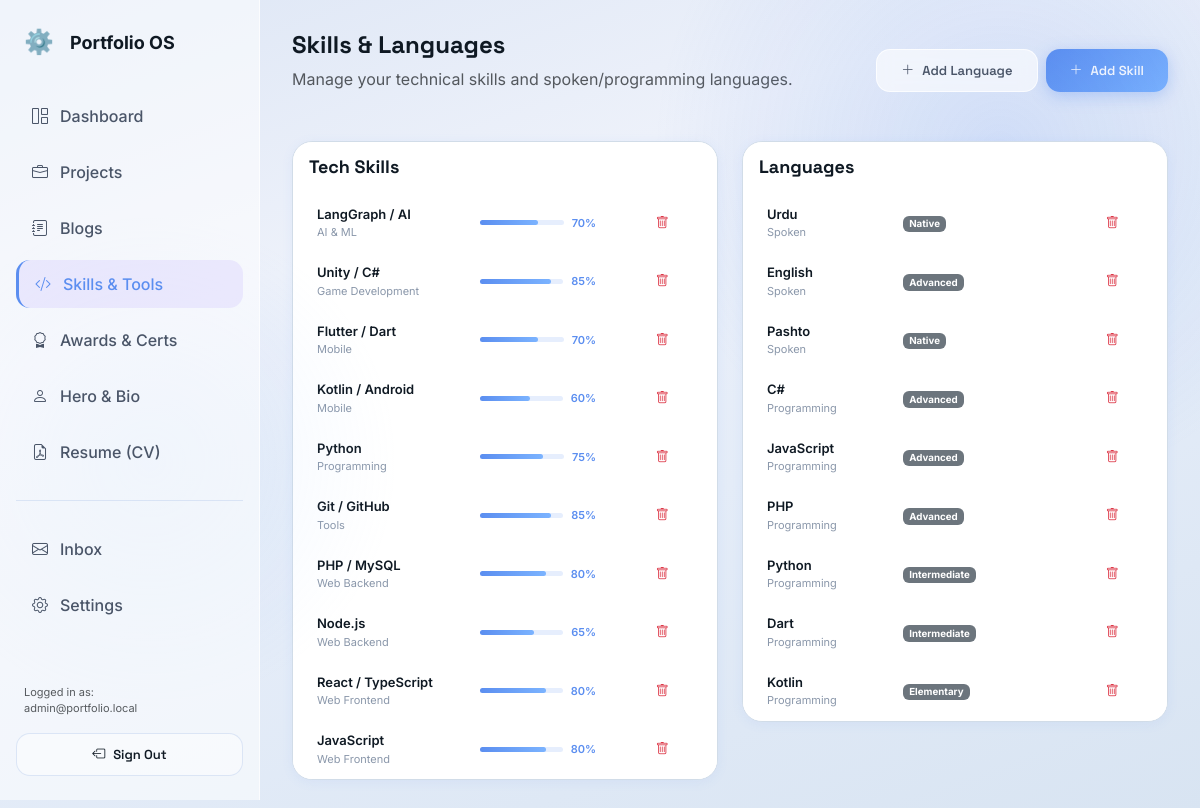
Screenshot of /admin/skills/index.php (signed in) with the database file from the repository.
### tables this page shows
CREATE TABLE IF NOT EXISTS users (
    id               INT UNSIGNED AUTO_INCREMENT PRIMARY KEY,
    email            VARCHAR(255) NOT NULL UNIQUE,
    password_hash    VARCHAR(255) NOT NULL,
    role             ENUM('owner','editor') NOT NULL DEFAULT 'owner',
    totp_secret      VARCHAR(64)  NULL,
    totp_enabled     TINYINT(1)   NOT NULL DEFAULT 0,
    failed_attempts  INT UNSIGNED NOT NULL DEFAULT 0,
    locked_until     DATETIME     NULL,
    last_login       DATETIME     NULL,
    created_at       DATETIME     NOT NULL DEFAULT CURRENT_TIMESTAMP,
    updated_at       DATETIME     NOT NULL DEFAULT CURRENT_TIMESTAMP ON UPDATE CURRENT_TIMESTAMP,
    INDEX idx_email (email)
);

CREATE TABLE IF NOT EXISTS skills (
    id           INT UNSIGNED AUTO_INCREMENT PRIMARY KEY,
    name         VARCHAR(100) NOT NULL,
    category     VARCHAR(100) NOT NULL DEFAULT 'General',
    proficiency  TINYINT UNSIGNED NOT NULL DEFAULT 50 COMMENT '0-100',
    icon         VARCHAR(255) NULL COMMENT 'DevIcon class or emoji',
    sort_order   INT UNSIGNED NOT NULL DEFAULT 0,
    created_at   DATETIME     NOT NULL DEFAULT CURRENT_TIMESTAMP,
    updated_at   DATETIME     NOT NULL DEFAULT CURRENT_TIMESTAMP ON UPDATE CURRENT_TIMESTAMP,
    INDEX idx_category (category)
);

CREATE TABLE IF NOT EXISTS languages (
    id                INT UNSIGNED AUTO_INCREMENT PRIMARY KEY,
    name              VARCHAR(100)  NOT NULL,
    lang_type         ENUM('spoken','programming') NOT NULL DEFAULT 'spoken',
    proficiency_level ENUM('Beginner','Elementary','Intermediate','Upper-Intermediate','Advanced','Proficient','Native') NOT NULL DEFAULT 'Intermediate',
    sort_order        INT UNSIGNED NOT NULL DEFAULT 0,
    created_at        DATETIME     NOT NULL DEFAULT CURRENT_TIMESTAMP,
    updated_at        DATETIME     NOT NULL DEFAULT CURRENT_TIMESTAMP ON UPDATE CURRENT_TIMESTAMP
);

### includes/db.php (called while the page is built, shortened)
<?php
class Database
{
    private static ?PDO $instance = null;
    public static function getInstance(): ?PDO
    {
        if (self::$instance === null) {
            $dsn = sprintf(
                'mysql:host=%s;port=%s;dbname=%s;charset=utf8mb4',
                DB_HOST, DB_PORT, DB_NAME
            );
            $options = [
                PDO::ATTR_ERRMODE            => PDO::ERRMODE_EXCEPTION,
                PDO::ATTR_DEFAULT_FETCH_MODE => PDO::FETCH_ASSOC,
                PDO::ATTR_EMULATE_PREPARES   => false,
                PDO::MYSQL_ATTR_INIT_COMMAND => "SET NAMES utf8mb4 COLLATE utf8mb4_unicode_ci",
            ];
            try {
                self::$instance = new PDO($dsn, DB_USER, DB_PASS, $options);
            } catch (PDOException $e) {
                error_log('[DB] Connection failed: ' . $e->getMessage());
                if (defined('APP_ENV') && APP_ENV === 'development') {
                    return null;
                }
                http_response_code(500);
                exit(json_encode(['error' => 'Service temporarily unavailable']));
            }
        }
        return self::$instance;
    }
    public static function select(string $sql, array $params = []): array
    {
        $pdo = self::getInstance();
        $stmt = $pdo->prepare($sql);
        $stmt->execute($params);
        return $stmt->fetchAll();
    }
    public static function selectOne(string $sql, array $params = []): ?array
    {
        $pdo = self::getInstance();
        $stmt = $pdo->prepare($sql);
        $stmt->execute($params);
        $row = $stmt->fetch();
        return $row !== false ? $row : null;
    }
}

### includes/auth.php (called while the page is built, shortened)
<?php
require_once __DIR__ . '/db.php';
require_once __DIR__ . '/security.php';
function requireAdmin(): array
{
    $user = Database::selectOne(
        "SELECT id, email, role, locked_until FROM users WHERE id = ? AND role IN ('owner','editor')",
        [$_SESSION['admin_user_id']]
    );
    return $user;
}

### includes/security.php (called while the page is built, shortened)
<?php
require_once __DIR__ . '/db.php';
function e(mixed $value): string
{
    return htmlspecialchars((string)$value, ENT_QUOTES | ENT_HTML5, 'UTF-8');
}

### admin/skills/index.php (the view, shortened to what this page needs)
<?php
$activeMenu = 'skills';
require_once dirname(__DIR__) . '/includes/admin-header.php';
$skills    = Database::select("SELECT * FROM skills ORDER BY category ASC, sort_order ASC");
$languages = Database::select("SELECT * FROM languages ORDER BY lang_type ASC, sort_order ASC");
?>
<div class="top-bar">
  <div>
    <h1 style="font-size:var(--text-2xl); font-weight:var(--weight-bold);">Skills &amp; Languages</h1>
    <p class="text-muted">Manage your technical skills and spoken/programming languages.</p>
  </div>
  <div class="flex gap-2">
    <button class="btn-neu btn-neu--secondary" onclick="togglePanel('lang-panel')">
      <i class="bi bi-plus-lg"></i> Add Language
    </button>
    <button class="btn-neu btn-neu--primary" onclick="togglePanel('skill-panel')">
      <i class="bi bi-plus-lg"></i> Add Skill
    </button>
  </div>
</div>
<div class="grid-2">
  <div class="neu-card" style="padding:0;overflow:hidden;">
    <div style="padding:var(--space-4);border-bottom:1px solid var(--color-border);background:var(--color-surface-2);">
      <h3 style="font-size:var(--text-lg);font-weight:700;margin:0;">Tech Skills</h3>
    </div>
    <div class="table-responsive">
      <table class="table table-hover table-borderless mb-0" style="font-size:var(--text-sm);">
        <tbody>
          <?php if (empty($skills)): ?>
            <tr><td class="text-center py-4 text-muted">No skills added yet.</td></tr>
          <?php else: ?>
            <?php foreach ($skills as $sk): ?>
            <tr style="border-bottom:1px solid var(--color-border);">
              <td class="ps-4" style="vertical-align:middle;">
                <div style="font-weight:600;color:var(--color-text-primary);"><?= e($sk['name']) ?></div>
                <div style="font-size:var(--text-xs);color:var(--color-text-muted);"><?= e($sk['category']) ?></div>
              </td>
              <td style="vertical-align:middle;">
                <div style="display:flex;align-items:center;gap:8px;">
                  <div style="flex:1;height:5px;background:rgba(91,142,240,.15);border-radius:3px;min-width:60px;">
                    <div style="width:<?= (int)$sk['proficiency'] ?>%;height:100%;background:linear-gradient(90deg,var(--color-accent),#7bb3ff);border-radius:3px;"></div>
                  </div>
                  <span style="font-size:var(--text-xs);font-weight:600;color:var(--color-accent);white-space:nowrap;"><?= $sk['proficiency'] ?>%</span>
                </div>
              </td>
              <td class="pe-4 text-end" style="vertical-align:middle;">
                <form method="POST" action="<?= APP_URL ?>/admin/skills/delete.php" style="display:inline"
                      onsubmit="return confirm('Delete <?= e(addslashes($sk['name'])) ?>?');">
                  <button type="submit" class="btn btn-sm btn-outline-danger"><i class="bi bi-trash"></i></button>
                </form>
              </td>
            </tr>
            <?php endforeach; ?>
          <?php endif; ?>
        </tbody>
      </table>
    </div>
  </div>
  <div class="neu-card" style="padding:0;overflow:hidden;align-self:start;">
    <div style="padding:var(--space-4);border-bottom:1px solid var(--color-border);background:var(--color-surface-2);">
      <h3 style="font-size:var(--text-lg);font-weight:700;margin:0;">Languages</h3>
    </div>
    <div class="table-responsive">
      <table class="table table-hover table-borderless mb-0" style="font-size:var(--text-sm);">
        <tbody>
          <?php if (empty($languages)): ?>
            <tr><td class="text-center py-4 text-muted">No languages added yet.</td></tr>
          <?php else: ?>
            <?php foreach ($languages as $lg): ?>
            <tr style="border-bottom:1px solid var(--color-border);">
              <td class="ps-4" style="vertical-align:middle;">
                <div style="font-weight:600;color:var(--color-text-primary);"><?= e($lg['name']) ?></div>
                <div style="font-size:var(--text-xs);color:var(--color-text-muted);"><?= ucfirst(e($lg['lang_type'])) ?></div>
              </td>
              <td style="vertical-align:middle;">
                <span class="badge bg-secondary"><?= e($lg['proficiency_level']) ?></span>
              </td>
              <td class="pe-4 text-end" style="vertical-align:middle;">
                <form method="POST" action="<?= APP_URL ?>/admin/skills/delete.php" style="display:inline"
                      onsubmit="return confirm('Delete <?= e(addslashes($lg['name'])) ?>?');">
                  <button type="submit" class="btn btn-sm btn-outline-danger"><i class="bi bi-trash"></i></button>
                </form>
              </td>
            </tr>
            <?php endforeach; ?>
          <?php endif; ?>
        </tbody>
      </table>
    </div>
  </div>
</div>
<?php require_once dirname(__DIR__) . '/includes/admin-footer.php'; ?>

### admin/includes/admin-header.php (shortened to what this page needs)
<?php
require_once dirname(__DIR__) . '/../includes/db.php';
require_once dirname(__DIR__) . '/../includes/security.php';
require_once dirname(__DIR__) . '/../includes/auth.php';
$adminUser = requireAdmin();
$activeMenu = $activeMenu ?? 'dashboard';
?>
<!DOCTYPE html>
<html lang="en">
<head>
  <link rel="stylesheet" href="https://cdn.jsdelivr.net/npm/bootstrap@5.3.3/dist/css/bootstrap.min.css">
  <link rel="stylesheet" href="https://cdnjs.cloudflare.com/ajax/libs/bootstrap-icons/1.11.3/font/bootstrap-icons.min.css">
  <link rel="stylesheet" href="<?= APP_URL ?>/assets/css/design-tokens.css">
  <link rel="stylesheet" href="<?= APP_URL ?>/assets/css/neumorphic.css">
  <link rel="stylesheet" href="<?= APP_URL ?>/assets/css/main.css">
</head>
<body>
<aside class="admin-sidebar" id="sidebar">
  <div class="flex items-center gap-3 px-2">
    <div style="font-size:24px;">⚙️</div>
    <div style="font-weight:var(--weight-bold); font-size:var(--text-lg);">Portfolio OS</div>
  </div>
  <nav class="admin-nav">
    <a href="<?= APP_URL ?>/admin/dashboard.php" class="admin-nav-item <?= $activeMenu === 'dashboard' ? 'active' : '' ?>">
      <i class="bi bi-grid-1x2"></i> Dashboard
    </a>
    <a href="<?= APP_URL ?>/admin/projects/" class="admin-nav-item <?= $activeMenu === 'projects' ? 'active' : '' ?>">
      <i class="bi bi-briefcase"></i> Projects
    </a>
    <a href="<?= APP_URL ?>/admin/blogs/" class="admin-nav-item <?= $activeMenu === 'blogs' ? 'active' : '' ?>">
      <i class="bi bi-journal-text"></i> Blogs
    </a>
    <a href="<?= APP_URL ?>/admin/skills/" class="admin-nav-item <?= $activeMenu === 'skills' ? 'active' : '' ?>">
      <i class="bi bi-code-slash"></i> Skills &amp; Tools
    </a>
    <a href="<?= APP_URL ?>/admin/certificates/" class="admin-nav-item <?= $activeMenu === 'certificates' ? 'active' : '' ?>">
      <i class="bi bi-award"></i> Awards &amp; Certs
    </a>
    <a href="<?= APP_URL ?>/admin/about/" class="admin-nav-item <?= $activeMenu === 'about' ? 'active' : '' ?>">
      <i class="bi bi-person"></i> Hero & Bio
    </a>
    <a href="<?= APP_URL ?>/admin/cv/" class="admin-nav-item <?= $activeMenu === 'cv' ? 'active' : '' ?>">
      <i class="bi bi-file-earmark-pdf"></i> Resume (CV)
    </a>
    <div class="neu-divider" style="margin: var(--space-4) 0;"></div>
    <a href="<?= APP_URL ?>/admin/messages/" class="admin-nav-item <?= $activeMenu === 'messages' ? 'active' : '' ?>">
      <i class="bi bi-envelope"></i> Inbox
    </a>
    <a href="<?= APP_URL ?>/admin/settings/" class="admin-nav-item <?= $activeMenu === 'settings' ? 'active' : '' ?>">
      <i class="bi bi-gear"></i> Settings
    </a>
  </nav>
  <div class="mt-auto">
    <div class="text-xs text-muted mb-3 px-2">Logged in as:<br><?= e($adminUser['email']) ?></div>
    <form action="<?= APP_URL ?>/api/auth/logout.php" method="POST">
      <button type="submit" class="btn-neu btn-neu--ghost w-full text-start">
        <i class="bi bi-box-arrow-left"></i> Sign Out
      </button>
    </form>
  </div>
</aside>
<main class="admin-content">

### admin/includes/admin-footer.php (shortened to what this page needs)
</main>
</body>
</html>

### assets/css/design-tokens.css (style rules this page uses)
:root { --color-base: #e8ecf4; --color-surface: rgba(255,255,255,0.55); --color-surface-2: rgba(255,255,255,0.75); --color-surface-3: rgba(255,255,255,0.9); --color-surface-solid: #f0f4fb; --color-accent: #5b8ef0; --color-accent-2: #7bb3ff; --color-accent-dark: #3a6dd8; --color-accent-glow: rgba(91,142,240,0.35); --color-accent-soft: rgba(91,142,240,0.12); --color-text-primary: #0f1923; --color-text-secondary: #4a5568; --color-text-muted: #8a97aa; --color-text-light: #cdd5e0; --color-border: rgba(255,255,255,0.7); --color-border-inner: rgba(200,215,240,0.6); --color-border-accent: rgba(91,142,240,0.5); --color-success: #10b981; --color-error: #ef4444; --font-sans: 'Inter', 'DM Sans', sans-serif; --font-display: 'Space Grotesk', sans-serif; --font-mono: 'JetBrains Mono', monospace; --text-xs: 0.6875rem; --text-sm: 0.8125rem; --text-base: 1rem; --text-lg: 1.125rem; --text-xl: 1.25rem; --text-2xl: 1.5rem; --text-3xl: 2rem; --text-4xl: 2.75rem; --text-5xl: 3.75rem; --text-6xl: 5rem; --text-7xl: 7rem; --weight-light: 300; --weight-normal: 400; --weight-medium: 500; --weight-semibold: 600; --weight-bold: 700; --weight-extrabold:800; --leading-tight: 1.05; --leading-normal: 1.5; --leading-loose: 1.75; --space-1: .25rem; --space-2: .5rem; --space-3: .75rem; --space-4: 1rem; --space-5: 1.25rem; --space-6: 1.5rem; --space-8: 2rem; --space-10: 2.5rem; --space-12: 3rem; --space-16: 4rem; --space-20: 5rem; --space-24: 6rem; --radius-sm: 8px; --radius-md: 14px; --radius-lg: 20px; --radius-xl: 28px; --radius-full: 9999px; --glass-bg: rgba(255,255,255,0.55); --glass-bg-dark: rgba(255,255,255,0.35); --glass-border: rgba(255,255,255,0.75); --glass-shadow: 0 8px 32px rgba(91,142,240,0.12), 0 2px 8px rgba(0,0,0,0.06); --glass-shadow-lg: 0 20px 60px rgba(91,142,240,0.18), 0 4px 16px rgba(0,0,0,0.08); --glass-shadow-hover:0 24px 72px rgba(91,142,240,0.25), 0 8px 24px rgba(0,0,0,0.1); --blur-sm: blur(8px); --blur-md: blur(16px); --blur-lg: blur(24px); --dur-fast: 120ms; --dur-normal: 280ms; --dur-slow: 480ms; --ease: cubic-bezier(.4,0,.2,1); --ease-spring:cubic-bezier(.34,1.56,.64,1); --dock-h: 64px; --dock-offset: 16px; --z-base: 1; --z-above: 10; --z-dock: 100; --z-modal: 1000; --chrome-gradient: linear-gradient(135deg, #c8d8f0 0%, #ffffff 25%, #a8bce0 50%, #dde9ff 75%, #8aabda 100%); }

### assets/css/neumorphic.css (style rules this page uses)
.neu-card { background: var(--glass-bg); backdrop-filter: var(--blur-md); -webkit-backdrop-filter: var(--blur-md); border: 1px solid var(--glass-border); border-radius: var(--radius-lg); box-shadow: var(--glass-shadow); padding: var(--space-6); position: relative; transition: box-shadow var(--dur-normal), transform var(--dur-normal); overflow: hidden; }
.neu-card::before { content: ''; position: absolute; inset: 0; background: linear-gradient(135deg, rgba(255,255,255,0.5) 0%, transparent 60%); border-radius: inherit; pointer-events: none; }
.btn-neu, .btn { display: inline-flex; align-items: center; justify-content: center; gap: var(--space-2); padding: 11px 24px; border-radius: var(--radius-md); font-family: var(--font-display); font-size: var(--text-sm); font-weight: 600; cursor: pointer; border: none; transition: all var(--dur-fast) var(--ease); text-decoration: none; white-space: nowrap; }
.btn-neu--primary, .btn--primary { background: linear-gradient(135deg, var(--color-accent), var(--color-accent-2)); color: #fff; box-shadow: 0 4px 16px var(--color-accent-glow); }
.btn-neu--secondary, .btn--secondary { background: rgba(255,255,255,0.6); backdrop-filter: blur(8px); border: 1px solid var(--glass-border); color: var(--color-text-secondary); }
.btn-neu--ghost, .btn--ghost { background: rgba(255,255,255,0.4); border: 1px solid var(--color-border-inner); color: var(--color-text-primary); }
.neu-divider { height: 1px; background: var(--color-border-inner); margin: var(--space-6) 0; }

### rows the page displays
users: email "admin@portfolio.local"
skills: name "LangGraph / AI", category "AI & ML", proficiency "70"
skills: name "Unity / C#", category "Game Development", proficiency "85"
skills: name "Flutter / Dart", category "Mobile", proficiency "70"
skills: name "Kotlin / Android", category "Mobile", proficiency "60"
skills: name "Python", category "Programming", proficiency "75"
skills: name "Git / GitHub", category "Tools", proficiency "85"
skills: name "PHP / MySQL", category "Web Backend", proficiency "80"
skills: name "Node.js", category "Web Backend", proficiency "65"
skills: name "React / TypeScript", category "Web Frontend", proficiency "80"
skills: name "JavaScript", category "Web Frontend", proficiency "80"
languages: name "Urdu", lang_type "Spoken", proficiency_level "Native"
languages: name "English", lang_type "Spoken", proficiency_level "Advanced"
languages: name "Pashto", lang_type "Spoken", proficiency_level "Native"
languages: name "C#", lang_type "Programming", proficiency_level "Advanced"
languages: name "JavaScript", lang_type "Programming", proficiency_level "Advanced"
languages: name "PHP", lang_type "Programming", proficiency_level "Advanced"
languages: name "Python", lang_type "Programming", proficiency_level "Intermediate"
languages: name "Dart", lang_type "Programming", proficiency_level "Intermediate"
languages: name "Kotlin", lang_type "Programming", proficiency_level "Elementary"
